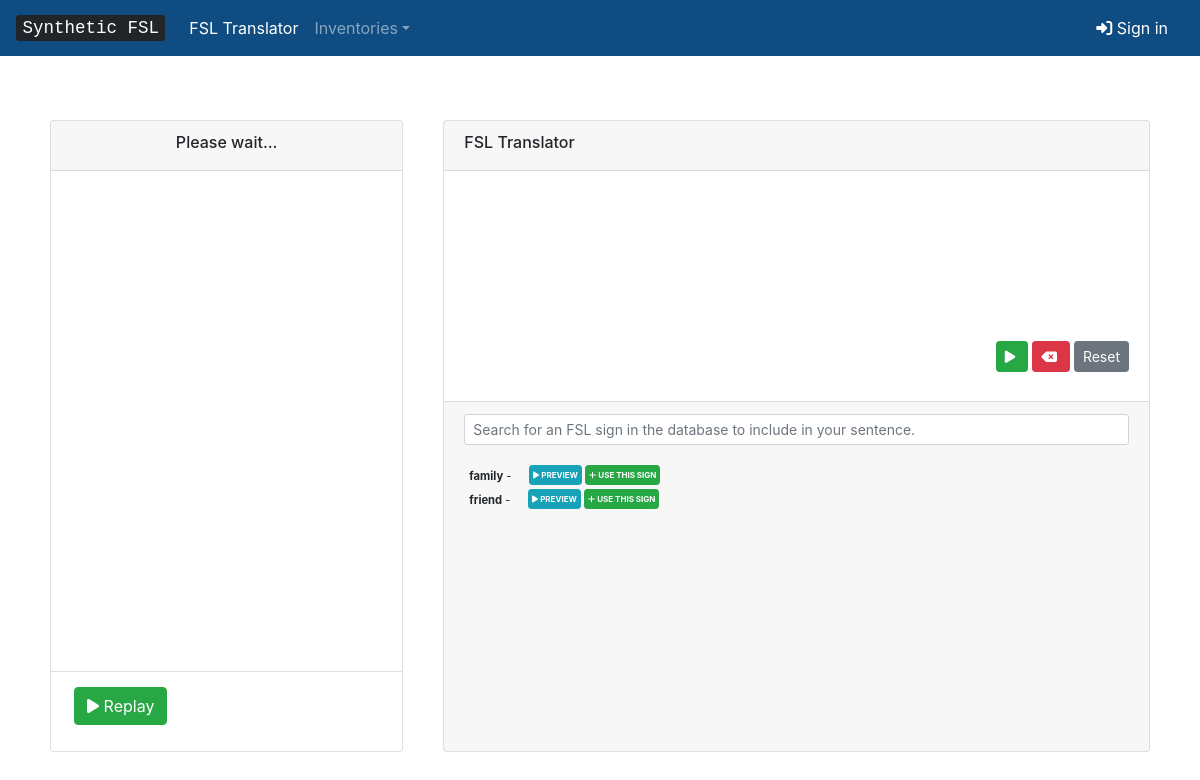
The page /translator/ on the database as committed earlier.
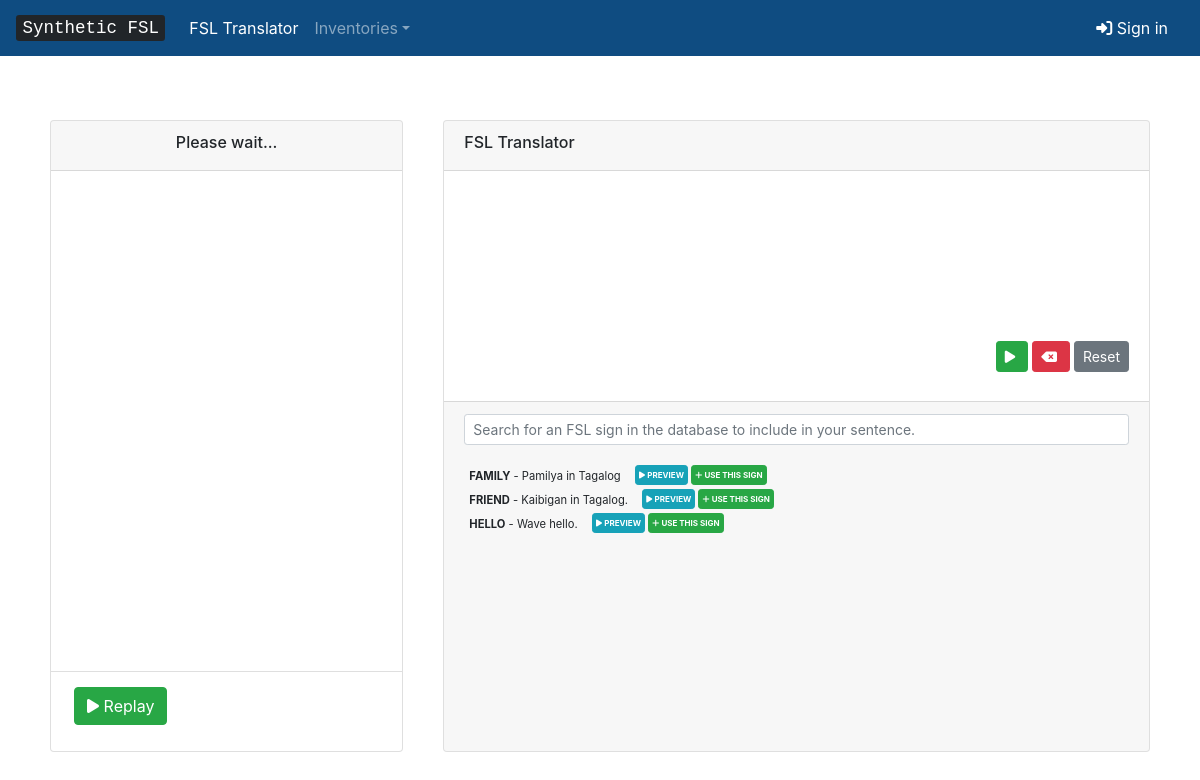
The same page on the database as committed later.
### inventory/models.py (models this page shows, shortened)
class Sign(models.Model):
	name = models.CharField(max_length=200, verbose_name='Name')
	description = models.TextField(verbose_name='Description')
	twoHanded = models.BooleanField(default=False)
	rightHandshape = models.ForeignKey(Handshape, verbose_name="Right Handshape", default="1", on_delete=models.CASCADE, related_name='rightHandshape_sign_set')
	rightFingerDirection = models.CharField(max_length=5, verbose_name='Right External Finger Direction', default='')
	rightPalmOrientation = models.CharField(max_length=5, verbose_name='Right Palm Orientation', default='')
	leftHandshape = models.ForeignKey(Handshape, verbose_name="Left Handshape", default="1", on_delete=models.CASCADE, related_name='leftHandshape_sign_set')
	leftFingerDirection = models.CharField(max_length=5, verbose_name='Left External Finger Direction', default='')
	leftPalmOrientation = models.CharField(max_length=5, verbose_name='Left Palm Orientation', default='')
	locationType = models.CharField(max_length=10, verbose_name='Location Type', default='')
	rightLocation = models.CharField(max_length=20, verbose_name='Right Hand Location', default='')
	rightLocationSide = models.CharField(max_length=20, verbose_name='Right Hand Location Side', default='')
	rightLocationContact = models.CharField(max_length=20, verbose_name='Right Hand Location Contact', default='')
	leftLocation = models.CharField(max_length=20, verbose_name='Left Hand Location', default='')
	leftLocationSide = models.CharField(max_length=20, verbose_name='Left Hand Location Contact', default='')
	leftLocationContact = models.CharField(max_length=20, verbose_name='Left Hand Location Side', default='')
	constellationContact = models.CharField(max_length=20, verbose_name='Constellation Contact', default='')
	constellationLocation = models.CharField(max_length=20, verbose_name='Constellation Location', default='')
	constellationLocationSide = models.CharField(max_length=20, verbose_name='Constellation Location Side', default='')
	constellationLocationContact = models.CharField(max_length=20, verbose_name='Constellation Location Contact', default='')
	rightContactType = models.CharField(max_length=20, verbose_name='Right Contact Type', default='')
	leftContactType = models.CharField(max_length=20, verbose_name='Left Contact Type', default='')
	rightContactFinger = models.CharField(max_length=5, verbose_name='Constellation Location Contact', default='')
	rightContactPart = models.CharField(max_length=20, verbose_name='Right Contact Part', default='')
	rightContactSide = models.CharField(max_length=20, verbose_name='Right Contact Side', default='')
	leftContactFinger = models.CharField(max_length=20, verbose_name='Right Contact Side', default='')
	leftContactPart = models.CharField(max_length=20, verbose_name='Right Contact Side', default='')
	leftContactSide = models.CharField(max_length=20, verbose_name='Right Contact Side', default='')
	sigml = models.TextField(default="<sigml></sigml>");
	rightMotionSequence = ListTextField(base_field=models.CharField(max_length=1000), size=10,)
	rightMotionTags = ListTextField(base_field=models.CharField(max_length=500), size=10,)
	rightTargetConfigs = ListTextField(base_field=models.CharField(max_length=500), size=10,)
	rightTargetLocs = ListTextField(base_field=models.CharField(max_length=500), size=10,)
	leftMotionSequence = ListTextField(base_field=models.CharField(max_length=1000), size=10,)
	leftMotionTags = ListTextField(base_field=models.CharField(max_length=500), size=10,)
	leftTargetConfigs = ListTextField(base_field=models.CharField(max_length=500), size=10,)
	leftTargetLocs = ListTextField(base_field=models.CharField(max_length=500), size=10,)
	nondom = models.BooleanField(default=False)
	motionType = models.CharField(max_length=10, verbose_name='Motion Type', default='split')
	symmetry = models.CharField(max_length=7, verbose_name='Symmetry', default='split')
	outofphase = models.BooleanField(default=False)
	class Meta:
		ordering = ['name']

### inventory/views.py (the view, shortened to what this page needs)
# urls.py: path("translator/", views.translator, name="translator"),
def translator(request):
	spellout = False;
	sigml = ""
	query = ""
	url_parameter = request.GET.get("q")
	signs = Sign.objects.all()
	if request.is_ajax():
		html = render_to_string(template_name="inventory/translator-partial.html",context={'signs' : signs, 'spellout' : spellout, 'sigml' : sigml, 'query' : query})
		data_dict = {"html_from_view": html}
		return JsonResponse(data=data_dict, safe=False)
	context = {'signs' : signs}
	return render(request, "inventory/translator.html", context)

### inventory/templates/inventory/translator.html (shortened to what this page needs)
{% extends 'inventory/avatargui.html' %}
{% load static %}
{% block info %}
<div class="card">
	<h6 class="card-header" style="height:50px;">
		FSL Translator
	</h6>
	<div class="card-body" id="sentence" style="height:150px;"></div>
	<div class="card-body text-right" style="height:80px;">
		<button type="button" class="btn btn-sm btn-success" onclick="generateSentence();"><i class="fas fa-play"></i>&nbsp;</button>
		<button type="button" class="btn btn-sm btn-danger" onclick="backspace();"><i class="fas fa-backspace"></i>&nbsp;</button>
		<button type="button" class="btn btn-sm btn-secondary" onclick="clearSentence();">Reset</button>
	</div>
	<div class="card-footer" style="height:350px;">
		<form style="margin-bottom: 0px;">
		<input id="user-input" class="form-control form-control-sm w-100" type="text" placeholder="Search for an FSL sign in the database to include in your sentence." aria-label="Search">
		</form>
		<div id="replaceable-content" style="padding-top:20px;padding-left:5px;font-size: 0.7rem;height:200px;overflow-y:scroll;">
				{% include 'inventory/translator-partial.html' %}
		</div>
	</div>
</div>
{% endblock %}

### inventory/templates/inventory/translator-partial.html (shortened to what this page needs)
{% if signs and not spellout %}
{% for sign in signs %}
<strong>{{ sign.name }}</strong> - {{ sign.description}}&emsp;
<button class="btn btn-sm btn-info mb-1" value="{{ sign.name }}" data="{{ sign.sigml }}" style="padding:3px;font-size:0.5rem;" onclick="writesigml(this.getAttribute('data'))"><i class="fas fa-play"></i> <strong>PREVIEW</strong></button>
<button class="btn btn-sm btn-success mb-1" value="{{ sign.name }}" data="{{ sign.sigml }}" style="padding:3px;font-size:0.5rem;" onclick="includeSign(this);"><i class="fas fa-plus"></i> <strong>USE THIS SIGN</strong></button><br>
{% endfor %}
{% endif %}

Rows that differ between the two databases and show on the page:
changed Sign: name "family" → "FAMILY"; description (not shown) → "Pamilya in Tagalog"
changed Sign: name "friend" → "FRIEND"; description (not shown) → "Kaibigan in Tagalog."
added Sign: name "HELLO", description "Wave hello."
